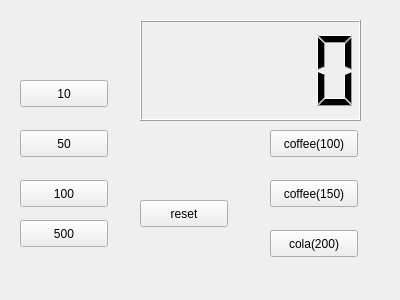
<?xml version="1.0" encoding="UTF-8"?>
<ui version="4.0">
 <class>Widget</class>
 <widget class="QWidget" name="Widget">
  <property name="geometry">
   <rect>
    <x>0</x>
    <y>0</y>
    <width>400</width>
    <height>300</height>
   </rect>
  </property>
  <property name="windowTitle">
   <string>Widget</string>
  </property>
  <widget class="QPushButton" name="pb10">
   <property name="geometry">
    <rect>
     <x>20</x>
     <y>80</y>
     <width>88</width>
     <height>27</height>
    </rect>
   </property>
   <property name="text">
    <string>10</string>
   </property>
  </widget>
  <widget class="QPushButton" name="pb500">
   <property name="geometry">
    <rect>
     <x>20</x>
     <y>220</y>
     <width>88</width>
     <height>27</height>
    </rect>
   </property>
   <property name="text">
    <string>500</string>
   </property>
  </widget>
  <widget class="QPushButton" name="pb50">
   <property name="geometry">
    <rect>
     <x>20</x>
     <y>130</y>
     <width>88</width>
     <height>27</height>
    </rect>
   </property>
   <property name="text">
    <string>50</string>
   </property>
  </widget>
  <widget class="QPushButton" name="pb100">
   <property name="geometry">
    <rect>
     <x>20</x>
     <y>180</y>
     <width>88</width>
     <height>27</height>
    </rect>
   </property>
   <property name="text">
    <string>100</string>
   </property>
  </widget>
  <widget class="QLCDNumber" name="lcdNumber">
   <property name="geometry">
    <rect>
     <x>140</x>
     <y>20</y>
     <width>221</width>
     <height>101</height>
    </rect>
   </property>
  </widget>
  <widget class="QPushButton" name="coffee100">
   <property name="geometry">
    <rect>
     <x>270</x>
     <y>130</y>
     <width>88</width>
     <height>27</height>
    </rect>
   </property>
   <property name="text">
    <string>coffee(100)</string>
   </property>
  </widget>
  <widget class="QPushButton" name="pbcoffee150">
   <property name="geometry">
    <rect>
     <x>270</x>
     <y>180</y>
     <width>88</width>
     <height>27</height>
    </rect>
   </property>
   <property name="text">
    <string>coffee(150)</string>
   </property>
  </widget>
  <widget class="QPushButton" name="pbcola">
   <property name="geometry">
    <rect>
     <x>270</x>
     <y>230</y>
     <width>88</width>
     <height>27</height>
    </rect>
   </property>
   <property name="text">
    <string>cola(200)</string>
   </property>
  </widget>
  <widget class="QPushButton" name="pbreset">
   <property name="geometry">
    <rect>
     <x>140</x>
     <y>200</y>
     <width>88</width>
     <height>27</height>
    </rect>
   </property>
   <property name="text">
    <string>reset</string>
   </property>
  </widget>
 </widget>
 <layoutdefault spacing="6" margin="11"/>
 <resources/>
 <connections/>
</ui>
